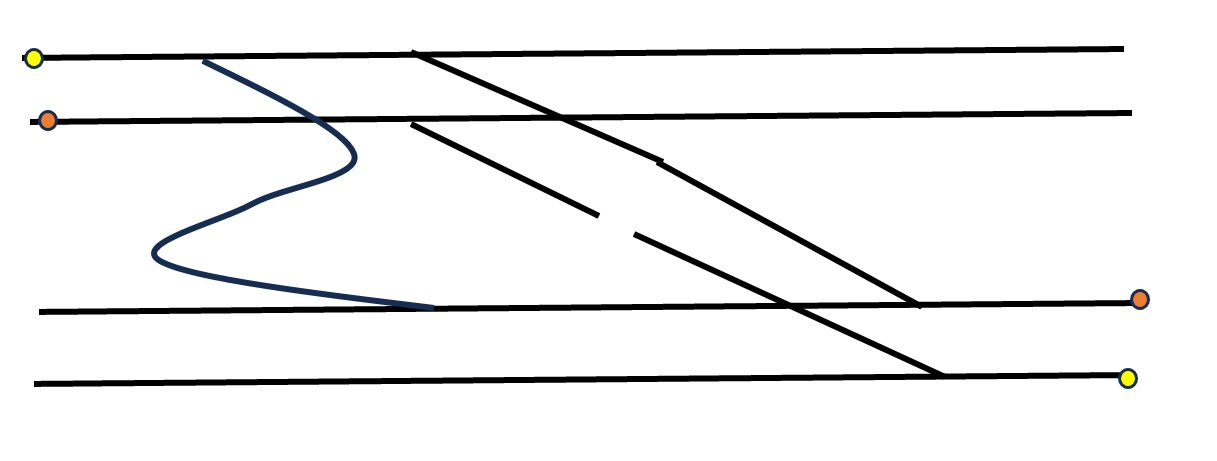
#> input picture test.jpeg, 1217 x 461 px
$ python path_analyzer.py
#> lines starting #> are read from the running program, lines starting #| are printed output that depends on the picture; after the words box and inside, x2 and y2 are one past the last pixel; in counts of white or black regions, pixels touching at a corner belong together
#!/usr/bin/env python3

import cv2
import numpy as np
import matplotlib.pyplot as plt
from collections import defaultdict, deque
import heapq
from typing import List, Tuple, Dict, Set, Optional
import math

class PathAnalyzer:
    def __init__(self, image_path: str):
        self.image_path = image_path
        self.original_image = None
        self.processed_image = None
        self.graph = defaultdict(list)
        self.points = {'yellow': [], 'orange': []}
        self.path_pixels = set()

    def load_and_preprocess_image(self):
        self.original_image = cv2.imread(self.image_path)
#> self.original_image is the input picture: shape (461, 1217, 3); mean B, G, R 238.5, 238.4, 238.3
        if self.original_image is None:
            raise ValueError(f"Could not load image from {self.image_path}")
        self.original_image = cv2.cvtColor(self.original_image, cv2.COLOR_BGR2RGB)
        print(f"Image loaded: {self.original_image.shape}")
#| Image loaded: (461, 1217, 3)

    def detect_colored_points(self):
        hsv = cv2.cvtColor(self.original_image, cv2.COLOR_RGB2HSV)
#> hsv: shape (461, 1217, 3); mean H, S, V 3.1, 2, 238.8
        yellow_lower = np.array([20, 100, 100])
        yellow_upper = np.array([30, 255, 255])
        orange_lower = np.array([5, 100, 100])
        orange_upper = np.array([15, 255, 255])
        yellow_mask = cv2.inRange(hsv, yellow_lower, yellow_upper)
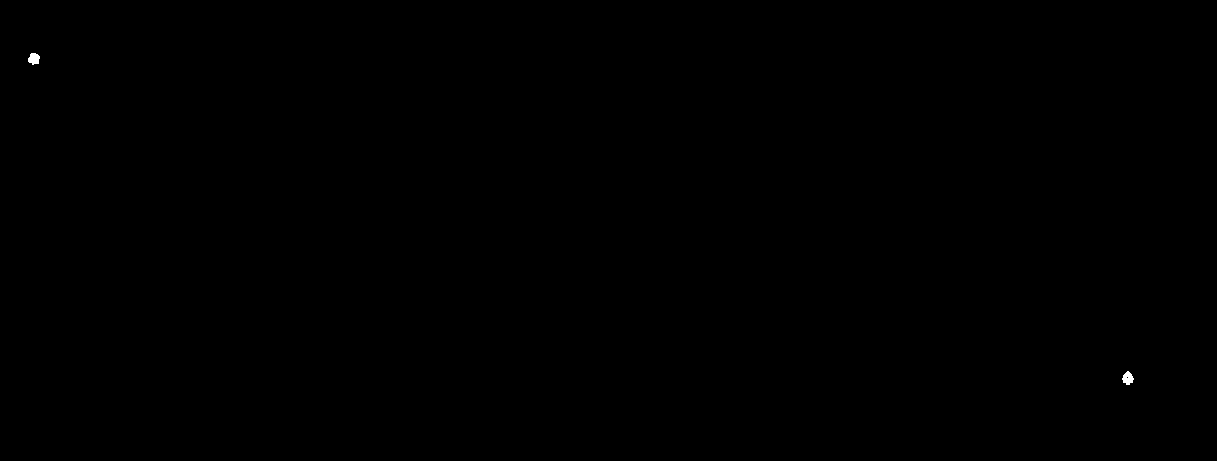
#> yellow_mask: shape (461, 1217); 0.04% white; 2 white regions, box (x1, y1, x2, y2) and area: (1122, 371, 1134, 385) 110, (28, 53, 40, 65) 107
        orange_mask = cv2.inRange(hsv, orange_lower, orange_upper)
#> orange_mask: shape (461, 1217); 0.06% white; 2 white regions
        yellow_contours, _ = cv2.findContours(yellow_mask, cv2.RETR_EXTERNAL, cv2.CHAIN_APPROX_SIMPLE)
#> yellow_contours = 2 contours; box (x1, y1, x2, y2) and area: (1122, 371, 1134, 385) 93, (28, 53, 40, 65) 89
        orange_contours, _ = cv2.findContours(orange_mask, cv2.RETR_EXTERNAL, cv2.CHAIN_APPROX_SIMPLE)
#> orange_contours = 2 contours; box (x1, y1, x2, y2) and area: (41, 113, 55, 128) 143, (1133, 292, 1147, 307) 142
        for contour in yellow_contours:
            if cv2.contourArea(contour) > 50:
                M = cv2.moments(contour)
                if M["m00"] != 0:
                    cx = int(M["m10"] / M["m00"])
                    cy = int(M["m01"] / M["m00"])
                    self.points['yellow'].append((cx, cy))
#> this loop made 2 passes
#> (cx, cy) on passes 1 to 2: (1127, 377), (33, 58)
        for contour in orange_contours:
            if cv2.contourArea(contour) > 50:
                M = cv2.moments(contour)
                if M["m00"] != 0:
                    cx = int(M["m10"] / M["m00"])
                    cy = int(M["m01"] / M["m00"])
                    self.points['orange'].append((cx, cy))
#> this loop made 2 passes
#> (cx, cy) on passes 1 to 2: (1139, 298), (47, 120)
        print(f"Detected {len(self.points['yellow'])} yellow points: {self.points['yellow']}")
        print(f"Detected {len(self.points['orange'])} orange points: {self.points['orange']}")

    def extract_path_network(self):
        gray = cv2.cvtColor(self.original_image, cv2.COLOR_RGB2GRAY)
        _, binary = cv2.threshold(gray, 200, 255, cv2.THRESH_BINARY)
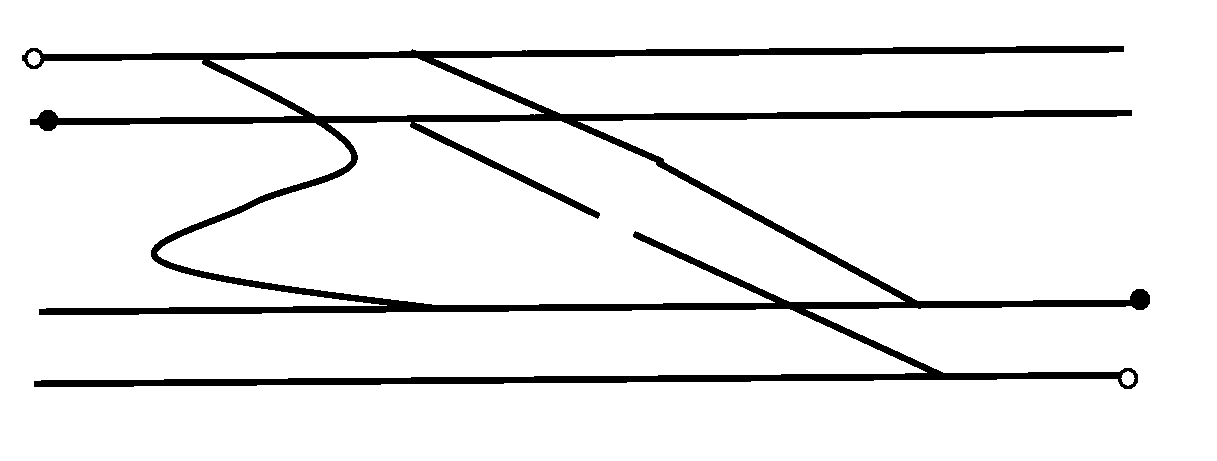
#> binary: shape (461, 1217); 92.6% white; 1 black region, box (x1, y1, x2, y2) and area: (22, 46, 1150, 389) 41700
        binary = cv2.bitwise_not(binary)
        kernel = np.ones((3,3), np.uint8)
        binary = cv2.morphologyEx(binary, cv2.MORPH_CLOSE, kernel)
#> binary: shape (461, 1217); 7.5% white; 1 white region, box (x1, y1, x2, y2) and area: (22, 46, 1150, 389) 41814
#> (the rest of the program and of its run is left out)
